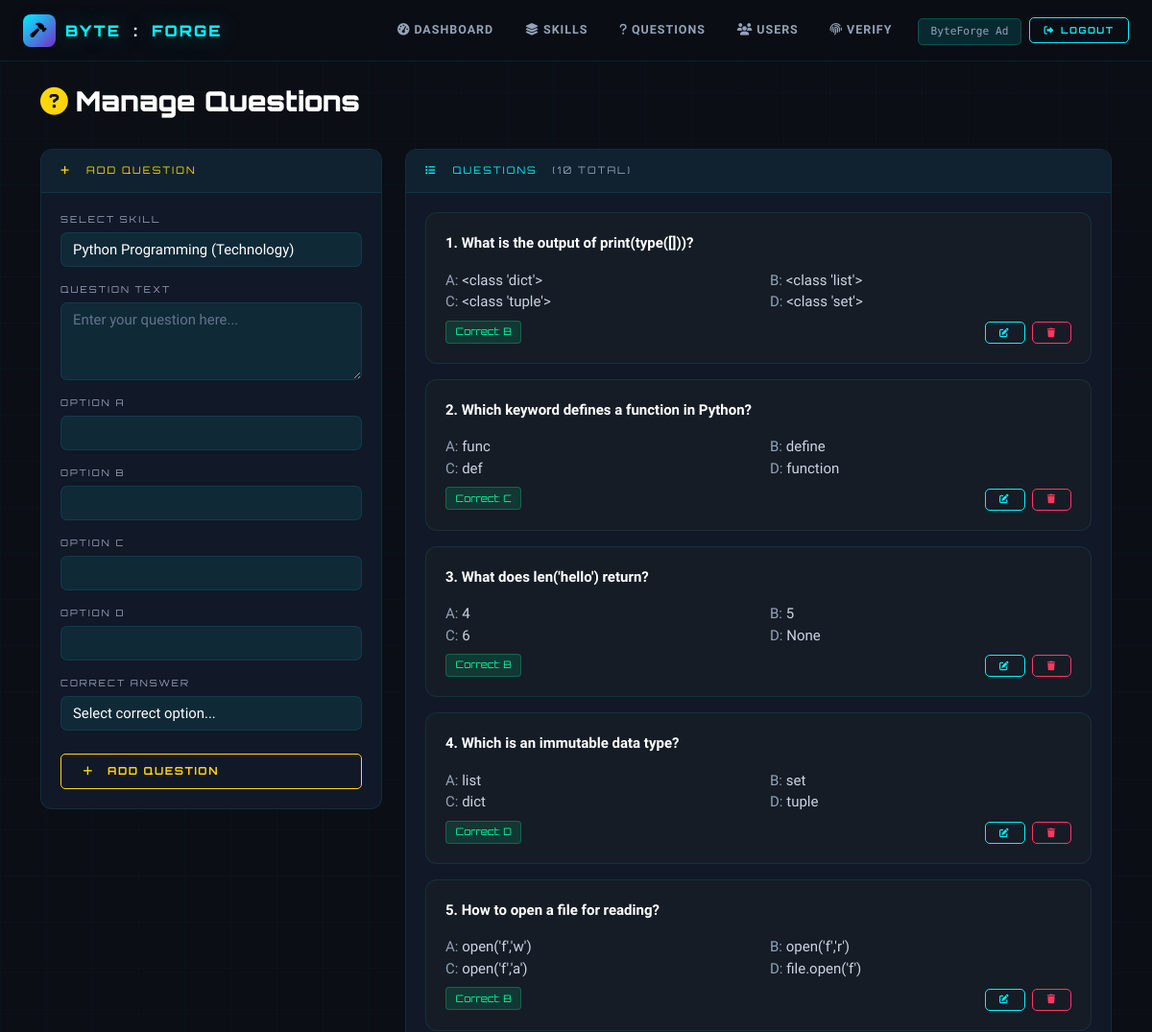
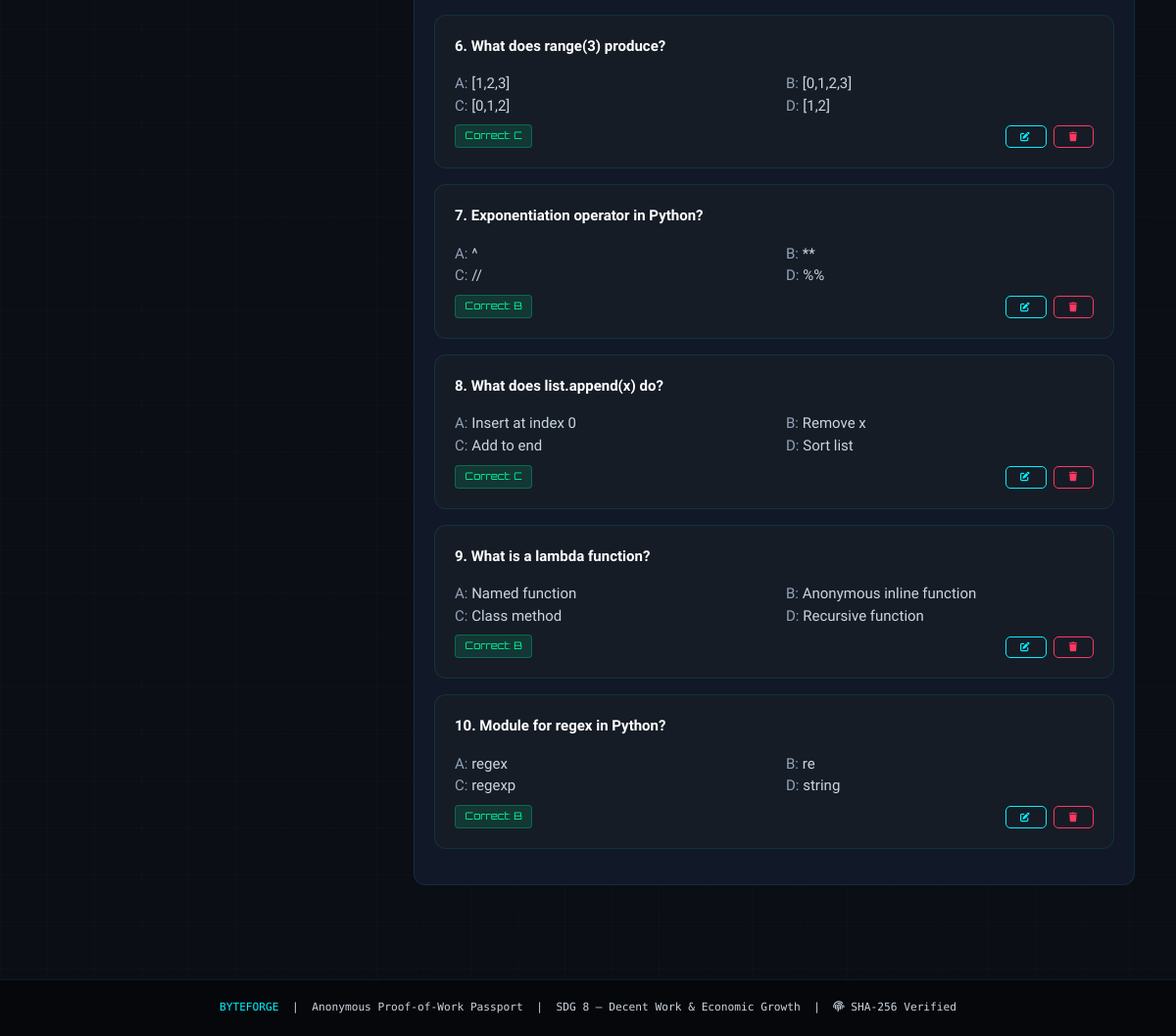
Page /admin/questions?skill_id=1 (signed in) on the committed database (2 pictures, top to bottom).
### models.py (models this page shows, shortened)
class User(UserMixin, db.Model):
    __tablename__ = 'users'
    id = db.Column(db.Integer, primary_key=True)
    name = db.Column(db.String(120), nullable=False)
    email = db.Column(db.String(120), unique=True, nullable=False, index=True)
    password_hash = db.Column(db.String(256), nullable=False)
    role = db.Column(db.String(20), nullable=False, default='worker', index=True)
    anonymous_id = db.Column(db.String(20), unique=True, nullable=True, index=True)
    shadow_score = db.Column(db.Float, default=0.0)
    trust_score = db.Column(db.Float, default=0.0)
    bio = db.Column(db.Text, nullable=True)
    location = db.Column(db.String(120), nullable=True)
    created_at = db.Column(db.DateTime, default=datetime.utcnow, index=True)
    verified_skills = db.relationship('VerifiedSkill', backref='worker', lazy=True, cascade='all, delete-orphan')
    shortlisted_by = db.relationship('Shortlist', foreign_keys='Shortlist.worker_id', backref='worker', lazy=True, cascade='all, delete-orphan')
    shortlisted = db.relationship('Shortlist', foreign_keys='Shortlist.employer_id', backref='employer', lazy=True, cascade='all, delete-orphan')
    sent_messages = db.relationship('Message', foreign_keys='Message.sender_id', backref='sender', lazy=True)
    received_messages = db.relationship('Message', foreign_keys='Message.receiver_id', backref='receiver', lazy=True)

class Question(db.Model):
    __tablename__ = 'questions'
    id = db.Column(db.Integer, primary_key=True)
    skill_id = db.Column(db.Integer, db.ForeignKey('skills.id'), nullable=False, index=True)
    question_text = db.Column(db.Text, nullable=False)
    option_a = db.Column(db.String(400), nullable=False)
    option_b = db.Column(db.String(400), nullable=False)
    option_c = db.Column(db.String(400), nullable=False)
    option_d = db.Column(db.String(400), nullable=False)
    correct_answer = db.Column(db.String(1), nullable=False)

### routes/admin.py (the view, shortened to what this page needs)
@admin_bp.route('/questions', methods=['GET', 'POST'])
@login_required
@admin_required
def manage_questions():
    skills = Skill.query.order_by(Skill.category, Skill.name).all()
    selected_sid = request.args.get('skill_id', type=int)
    questions = Question.query.filter_by(skill_id=selected_sid).all() if selected_sid else []
    return render_template('admin_questions.html', skills=skills, questions=questions, selected_sid=selected_sid)

### routes/admin.py (called while the page is built)
def admin_required(f):
    @wraps(f)
    def decorated(*args, **kwargs):
        if not current_user.is_authenticated or current_user.role != 'admin':
            flash('Admin access required.', 'danger')
            return redirect(url_for('auth.admin_login'))
        return f(*args, **kwargs)
    return decorated

### templates/admin_questions.html (shortened to what this page needs)
{% extends "base.html" %}
{% block content %}
<div class="d-flex justify-content-between align-items-center mb-4">
    <h2 class="page-title"><i class="fas fa-question-circle me-2" style="color: var(--yellow);"></i>Manage Questions</h2>
</div>
<div class="row">
    <div class="col-lg-4">
        <div class="card">
            <div class="card-header" style="color: var(--yellow);">
                <i class="fas fa-plus me-2"></i>ADD QUESTION
            </div>
            <div class="card-body">
                <form method="POST">
                    <div class="mb-3">
                        <label class="form-label">Select Skill</label>
                        <select name="skill_id" class="form-select" required>
                            {% for skill in skills %}
                            <option value="{{ skill.id }}" {% if selected_sid == skill.id %}selected{% endif %}>
                                {{ skill.name }} ({{ skill.category }})
                            </option>
                            {% endfor %}
                        </select>
                    </div>
                    <div class="mb-3">
                        <label class="form-label">Question Text</label>
                        <textarea name="question_text" class="form-control" rows="3" placeholder="Enter your question here..." required></textarea>
                    </div>
                    <div class="mb-3">
                        <label class="form-label">Option A</label>
                        <input type="text" name="option_a" class="form-control" required>
                    </div>
                    <div class="mb-3">
                        <label class="form-label">Option B</label>
                        <input type="text" name="option_b" class="form-control" required>
                    </div>
                    <div class="mb-3">
                        <label class="form-label">Option C</label>
                        <input type="text" name="option_c" class="form-control" required>
                    </div>
                    <div class="mb-3">
                        <label class="form-label">Option D</label>
                        <input type="text" name="option_d" class="form-control" required>
                    </div>
                    <div class="mb-4">
                        <label class="form-label">Correct Answer</label>
                        <select name="correct_answer" class="form-select" required>
                            <option value="">Select correct option...</option>
                        </select>
                    </div>
                    <button type="submit" class="btn-c w-100" style="border-color: var(--yellow); color: var(--yellow);">
                        <i class="fas fa-plus me-2"></i>Add Question
                    </button>
                </form>
            </div>
        </div>
    </div>
    <div class="col-lg-8">
        <div class="card">
            <div class="card-header">
                <i class="fas fa-list me-2"></i>QUESTIONS
                <span class="ms-2 text-m">({{ questions|length }} total)</span>
            </div>
            <div class="card-body">
                {% if questions %}
                    {% for q in questions %}
                    <div class="card mb-3" style="background: rgba(255,214,10,.02);">
                        <div class="card-body">
                            <p><strong style="color: #ffffff;">{{ loop.index }}. {{ q.question_text }}</strong></p>
                            <div class="row mb-2">
                                <div class="col-6"><span class="text-m">A:</span> <span style="color:#cbd5e1;">{{ q.option_a }}</span></div>
                                <div class="col-6"><span class="text-m">B:</span> <span style="color:#cbd5e1;">{{ q.option_b }}</span></div>
                                <div class="col-6"><span class="text-m">C:</span> <span style="color:#cbd5e1;">{{ q.option_c }}</span></div>
                                <div class="col-6"><span class="text-m">D:</span> <span style="color:#cbd5e1;">{{ q.option_d }}</span></div>
                            </div>
                            <div class="d-flex justify-content-between align-items-center">
                                <span class="badge-high">Correct: {{ q.correct_answer }}</span>
                                <div>
                                    <a href="/admin/questions/edit/{{ q.id }}" class="btn-c btn-sm-c me-1" style="border-color: var(--cyan); color: var(--cyan);">
                                        <i class="fas fa-edit"></i>
                                    </a>
                                    <form method="POST" action="/admin/questions/delete/{{ q.id }}" style="display: inline;">
                                        <button type="submit" class="btn-cd btn-sm-c" onclick="return confirm('Delete this question?')">
                                            <i class="fas fa-trash"></i>
                                        </button>
                                    </form>
                                </div>
                            </div>
                        </div>
                    </div>
                    {% endfor %}
                {% else %}
                    <div class="text-center py-4">
                        <i class="fas fa-inbox" style="font-size: 3rem; color: var(--muted); opacity: 0.3;"></i>
                        <p class="text-m mt-3">Select a skill to view its questions</p>
                    </div>
                {% endif %}
            </div>
        </div>
    </div>
</div>
{% endblock %}

### templates/base.html (shortened to what this page needs)
<!DOCTYPE html>
<html lang="en">
<head>
  <link href="https://cdn.jsdelivr.net/npm/bootstrap@5.3.3/dist/css/bootstrap.min.css" rel="stylesheet"/>
  <link href="https://cdnjs.cloudflare.com/ajax/libs/font-awesome/6.5.0/css/all.min.css" rel="stylesheet"/>
</head>
<body>
<nav class="navbar navbar-expand-lg">
  <div class="container-fluid px-3 px-lg-4">
    <a class="navbar-brand" href="/">
      <div class="brand-shield"><i class="fas fa-hammer"></i></div>
      BYTE<span style="color:#fff;margin:0 3px">:</span>FORGE
    </a>
    <div class="collapse navbar-collapse" id="navMain">
      <ul class="navbar-nav ms-auto align-items-center gap-1 py-2 py-lg-0">
        {% if current_user.is_authenticated %}
          {% if current_user.role == 'worker' %}
            <li class="nav-item"><a class="nav-link" href="/worker/dashboard"><i class="fas fa-grip-horizontal me-1"></i>Dashboard</a></li>
            <li class="nav-item"><a class="nav-link" href="/worker/skills"><i class="fas fa-bolt me-1"></i>Gauntlet</a></li>
            <li class="nav-item"><a class="nav-link" href="/worker/passport"><i class="fas fa-id-card me-1"></i>Passport</a></li>
            <li class="nav-item"><a class="nav-link" href="/worker/leaderboard"><i class="fas fa-trophy me-1"></i>Ranks</a></li>
            <li class="nav-item"><a class="nav-link" href="/worker/inbox"><i class="fas fa-envelope me-1"></i>Inbox</a></li>
          {% elif current_user.role == 'admin' %}
            <li class="nav-item"><a class="nav-link" href="/admin/dashboard"><i class="fas fa-tachometer-alt me-1"></i>Dashboard</a></li>
            <li class="nav-item"><a class="nav-link" href="/admin/skills"><i class="fas fa-layer-group me-1"></i>Skills</a></li>
            <li class="nav-item"><a class="nav-link" href="/admin/questions"><i class="fas fa-question me-1"></i>Questions</a></li>
            <li class="nav-item"><a class="nav-link" href="/admin/users"><i class="fas fa-users me-1"></i>Users</a></li>
          {% endif %}
          <li class="nav-item"><a class="nav-link" href="/verify"><i class="fas fa-fingerprint me-1"></i>Verify</a></li>
          <li class="nav-item ms-2">
            <span style="font-family:var(--M);font-size:.7rem;color:var(--muted);padding:.4rem .8rem;background:var(--cyan-dim);border:1px solid var(--border2);border-radius:5px;">
              {{ current_user.anonymous_id or current_user.name[:12] }}
            </span>
          </li>
          <li class="nav-item ms-1">
            <a class="btn-c" href="/logout" style="padding:.35rem .9rem; font-size:.6rem;"><i class="fas fa-sign-out-alt"></i> Logout</a>
          </li>
        {% endif %}
      </ul>
    </div>
  </div>
</nav>
<main class="container py-4">
{% block content %}{% endblock %}
</main>
<footer>
  <div class="container">
    <span class="text-c">BYTEFORGE</span> &nbsp;|&nbsp;
    Anonymous Proof-of-Work Passport &nbsp;|&nbsp;
    SDG 8 — Decent Work &amp; Economic Growth &nbsp;|&nbsp;
    <i class="fas fa-fingerprint"></i> SHA-256 Verified
  </div>
</footer>
</body>
</html>

### templates/base.html (style rules this page uses)
:root { --bg: #0b0e14; --bg2: #0f1520; --bg3: #111827; --bg4: #151f30; --cyan: #00f2ff; --cyan-dim: rgba(0,242,255,.12); --cyan-glow: 0 0 24px rgba(0,242,255,.35); --pink: #ff006e; --pink-dim: rgba(255,0,110,.12); --pink-glow: 0 0 24px rgba(255,0,110,.35); --purple: #7928ca; --green: #00ff9d; --yellow: #ffd60a; --red: #ff3860; --text: #e2e8f0; --muted: #94a3b8; --border: rgba(0,242,255,.10); --border2: rgba(0,242,255,.20); --F: 'Orbitron', monospace; --M: 'Share Tech Mono', monospace; --B: 'Rajdhani', sans-serif; }
* { box-sizing: border-box; margin: 0; padding: 0; }
html { scroll-behavior: smooth; }
body { background: var(--bg); color: var(--text); font-family: var(--B); font-size: 15px; min-height: 100vh; overflow-x: hidden; }
body::before { content: ''; position: fixed; inset: 0; z-index: 0; pointer-events: none; background-image: linear-gradient(rgba(0,242,255,.025) 1px, transparent 1px), linear-gradient(90deg, rgba(0,242,255,.025) 1px, transparent 1px); background-size: 48px 48px; }
main { position: relative; z-index: 1; }
.navbar { background: rgba(11,14,20,.97) !important; border-bottom: 1px solid var(--border); backdrop-filter: blur(20px); padding: .6rem 0; position: sticky; top: 0; z-index: 1000; }
.navbar-brand { font-family: var(--F); font-weight: 900; font-size: 1rem; color: var(--cyan) !important; letter-spacing: 2px; text-shadow: var(--cyan-glow); display: flex; align-items: center; gap: 10px; }
.brand-shield { width: 34px; height: 34px; border-radius: 8px; background: linear-gradient(135deg, var(--cyan), var(--purple)); display: flex; align-items: center; justify-content: center; color: #000; font-size: .95rem; }
.nav-link { font-family: var(--B); font-weight: 600; font-size: .78rem; letter-spacing: 1px; text-transform: uppercase; color: var(--muted) !important; padding: .45rem .9rem !important; border-radius: 5px; transition: color .2s, background .2s; }
.card { background: var(--bg3); border: 1px solid var(--border); border-radius: 12px; transition: border-color .3s, box-shadow .3s; margin-bottom: 1.5rem; }
.card-header { background: rgba(0,242,255,.04); border-bottom: 1px solid var(--border); padding: .9rem 1.25rem; border-radius: 12px 12px 0 0 !important; font-family: var(--F); font-size: .65rem; letter-spacing: 2px; color: var(--cyan); display: flex; align-items: center; gap: .5rem; text-transform: uppercase; }
.card-body { padding: 1.25rem; }
.btn-c, .btn-cp, .btn-cd, .btn-cs { display: inline-flex; align-items: center; gap: .4rem; font-family: var(--F); font-size: .7rem; font-weight: 700; letter-spacing: 1.5px; text-transform: uppercase; padding: .55rem 1.4rem; border-radius: 5px; border: 1px solid; cursor: pointer; text-decoration: none; transition: all .25s; white-space: nowrap; background: transparent; }
.btn-c { border-color: var(--cyan); color: var(--cyan); }
.btn-cd { border-color: var(--red); color: var(--red); }
.btn-sm-c { padding: .35rem .9rem; font-size: .6rem; }
.form-control, .form-select, textarea.form-control { background: rgba(0,242,255,.08) !important; border: 1px solid var(--border) !important; color: #ffffff !important; border-radius: 7px; font-family: var(--B); font-size: .93rem; }
.form-control::placeholder { color: #64748b !important; }
.form-label { font-family: var(--F); font-size: .6rem; letter-spacing: 2px; color: var(--muted); margin-bottom: .4rem; display: block; text-transform: uppercase; }
.badge-high { background: rgba(0,255,157,.12); color: var(--green); border: 1px solid rgba(0,255,157,.25); font-family: var(--F); font-size: .65rem; padding: .2rem .6rem; border-radius: 4px; }
.page-title { font-family: var(--F); font-weight: 900; font-size: 1.8rem; color: #ffffff !important; }
.text-c { color: var(--cyan) !important; }
.text-m { color: var(--muted) !important; }
p, li, span, div { color: #cbd5e1; }
strong, b, h1, h2, h3, h4, h5, h6 { color: #ffffff !important; }
footer { position: relative; z-index: 1; background: rgba(0,0,0,.5); border-top: 1px solid var(--border); padding: 1.25rem 0; text-align: center; font-family: var(--M); font-size: .7rem; color: var(--muted); margin-top: 3rem; }

### rows in the picture
User: name "ByteForge Ad"
Question: question_text "What is the output of print(type([]))?", option_a "<class 'dict'>", option_b "<class 'list'>", option_c "<class 'tuple'>", option_d "<class 'set'>", correct_answer "B"
Question: question_text "Which keyword defines a function in Python?", option_a "func", option_b "define", option_c "def", option_d "function", correct_answer "C"
Question: question_text "What does len('hello') return?", option_a "4", option_b "5", option_c "6", option_d "None", correct_answer "B"
Question: question_text "Which is an immutable data type?", option_a "list", option_b "set", option_c "dict", option_d "tuple", correct_answer "D"
Question: question_text "How to open a file for reading?", option_a "open('f','w')", option_b "open('f','r')", option_c "open('f','a')", option_d "file.open('f')", correct_answer "B"
Question: question_text "What does range(3) produce?", option_a "[1,2,3]", option_b "[0,1,2,3]", option_c "[0,1,2]", option_d "[1,2]", correct_answer "C"
Question: question_text "Exponentiation operator in Python?", option_a "^", option_b "**", option_c "//", option_d "%%", correct_answer "B"
Question: question_text "What does list.append(x) do?", option_a "Insert at index 0", option_b "Remove x", option_c "Add to end", option_d "Sort list", correct_answer "C"
Question: question_text "What is a lambda function?", option_a "Named function", option_b "Anonymous inline function", option_c "Class method", option_d "Recursive function", correct_answer "B"
Question: question_text "Module for regex in Python?", option_a "regex", option_b "re", option_c "regexp", option_d "string", correct_answer "B"

### other values in the picture
{{ questions|length }} "10"
form field skill_id "Python Programming (Technology)"
